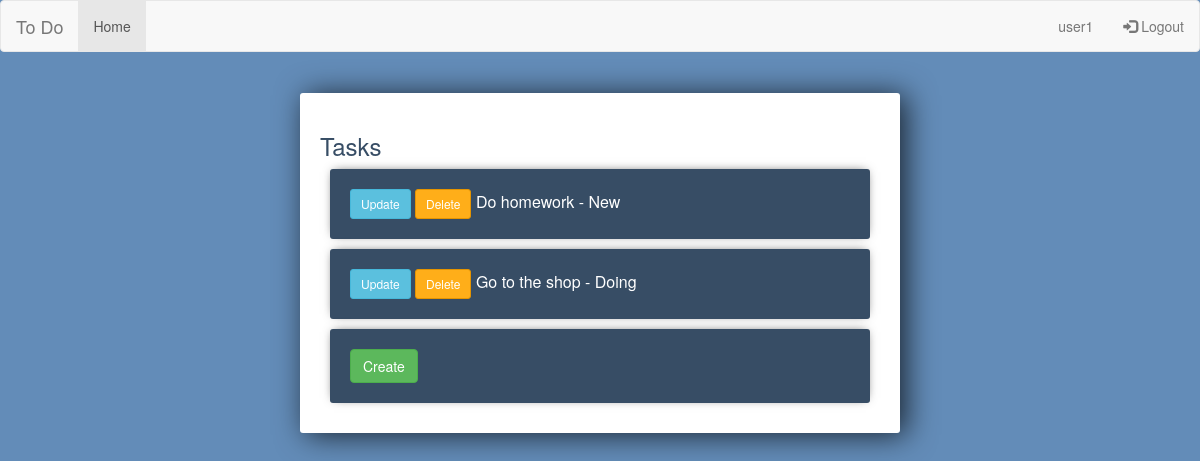
The page / (signed in) on the database as committed earlier.
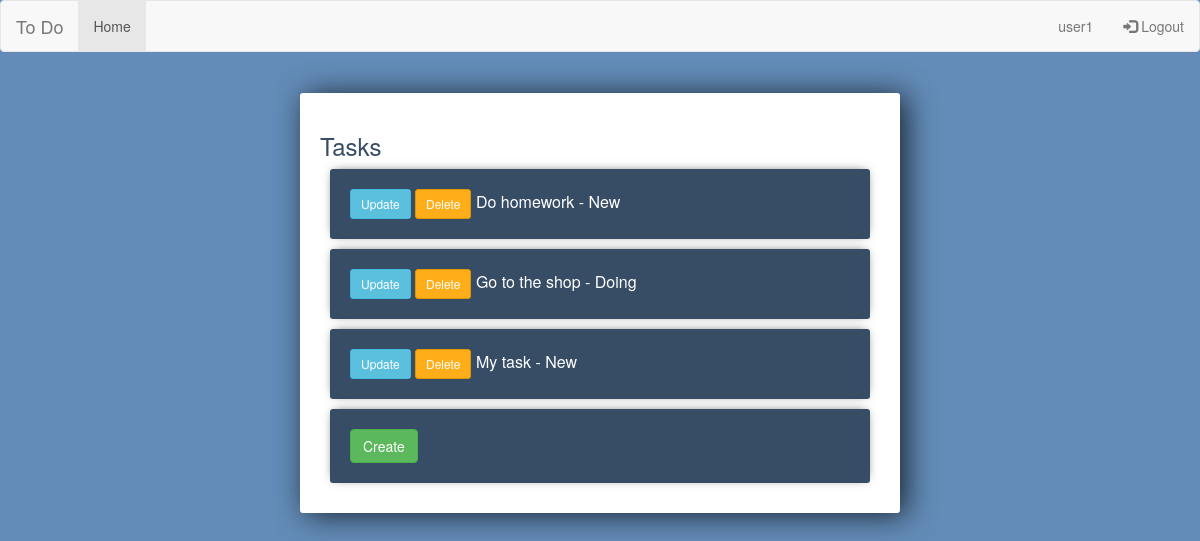
The same page on the database as committed later.
### to_do/models.py (models this page shows)
class Task(models.Model):
    user = models.ForeignKey(User, on_delete=models.CASCADE)
    name = models.CharField(max_length=50)
    description = models.TextField(default='Write description here.')
    date = models.DateTimeField(auto_now=True)
    status = models.IntegerField(choices=STATUS_CHOICES, default=0)
    def __str__(self):
        return f'{self.name} - {STATUS_CHOICES[self.status][1]}'

### to_do/views.py (the view)
# urls.py: path('', views.HomeView.as_view(template_name="to_do/home.html"), name='Home'),
class HomeView(LoginRequiredMixin, ListView):
    model = Task
    def get_queryset(self):
        return self.model.objects.all().filter(user=self.request.user)

### to_do/templates/to_do/home.html
{% extends "to_do/base.html" %}
{% block content %}
	<div class="todo-list">
	<h3>Tasks</h3>
		{% for task in object_list %}
		<div class="item-row">
			<a class="btn btn-sm btn-info" href="{% url 'TaskUpdate' task.id %}">Update</a>
			<a class="btn btn-sm btn-danger" href="{% url 'TaskDelete' task.id %}">Delete</a>
			<a href="{% url 'TaskView' task.id %}">
			<span>{{ task }}</span>
			</a>
		</div>
		{% endfor %}
		<div class="item-row">
				<a href="{% url 'NewTask' %}"><button class="btn btn-success" type="submit" name="Create Task">Create</button></a>
		</div>
	</div>
{% endblock content %}

Rows that differ between the two databases and show on the page:
added Task: name+status "My task - New"
